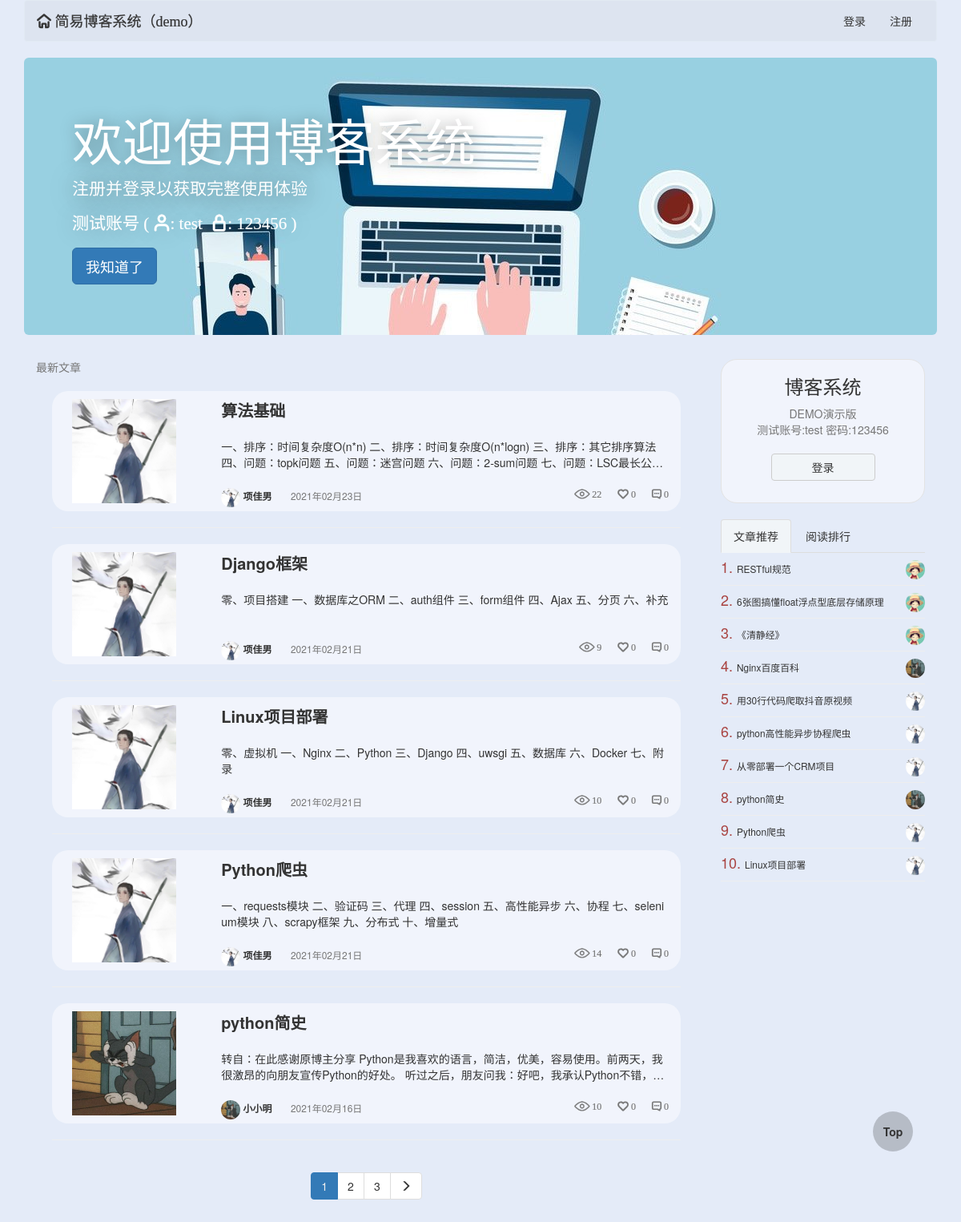
The app's page /, older data.
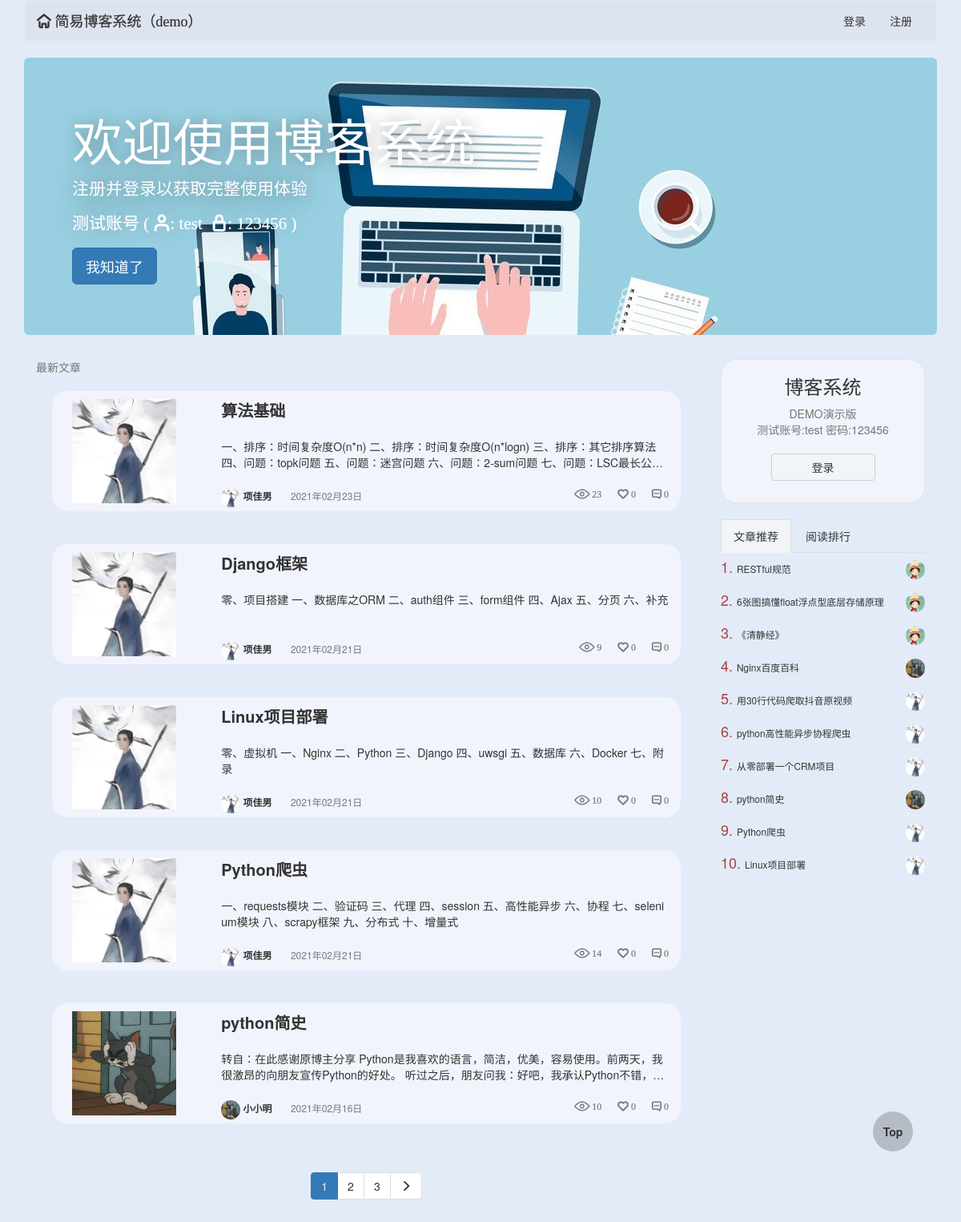
The same page, newer data.
### blog/models.py (models this page shows, shortened)
class Article(models.Model):
    title = models.CharField(max_length=64, verbose_name='文章标题')
    desc = models.CharField(max_length=256, verbose_name='文章描述信息')
    create_time = models.DateTimeField(auto_now_add=True, verbose_name='文章创建日期')
    content = models.TextField()
    view_count = models.IntegerField(default=0)
    like_count = models.IntegerField(default=0)
    dislike_count = models.IntegerField(default=0)
    comment_count = models.IntegerField(default=0)
    user = models.ForeignKey('UserInfo', on_delete=models.CASCADE)
    tag = models.ManyToManyField('Tag')

class UserInfo(AbstractUser):
    create_time = models.DateTimeField(auto_now_add=True, verbose_name='用户创建时间')
    avatar = models.FileField(upload_to='avatars/', default='avatars/default.png')
    blog_site = models.OneToOneField('BlogSite', null=True, on_delete=models.CASCADE)
    def __str__(self):
        return self.username

### blog/views.py (the view)
# urls.py: 2. Add a URL to urlpatterns:  path('', views.home, name='home')
def home(request):
    if not request.session.get('welcome'):
        request.session['welcome'] = 'first'
    else:
        request.session['welcome'] = 'again'
    article_list = Article.objects.all().order_by('-create_time')
    current_page, page_range, current_page_num = my_paginator(request, article_list, 5)
    form_login = UserFormLogin()
    form_reg = UserFormReg()
    return render(request, "home.html", locals())

### blog/templatetags/my_tags.py (called while the page is built)
@register.inclusion_tag('parts/side-right.html')
def get_side_right_style(request):
    article_list_hot = Article.objects.order_by('-like_count')[:10]
    article_list_view = Article.objects.order_by('-view_count')[:10]
    return {'article_list_hot': article_list_hot, 'article_list_view': article_list_view, 'request': request}

@register.inclusion_tag('parts/header.html')
def get_header_style(request):
    form_login = UserFormLogin()
    form_reg = UserFormReg()
    username = UserInfo.objects.filter(username=request.user.username).first()
    blog_site = BlogSite.objects.filter(userinfo=username).first()
    return {'form_login': form_login, 'form_reg': form_reg, 'request': request, 'blog_site': blog_site}

@register.inclusion_tag('parts/paginator.html')
def get_paginator_style(current_page, page_range, current_page_num):
    return {'current_page': current_page, 'page_range': page_range, 'current_page_num': current_page_num}

### templates/home.html (shortened to what this page needs)
{% extends "base0.html" %}
{% block body %}
    <div class="header">
        {% load my_tags %}
        {% get_header_style request %}
    </div>
    {% if request.session.welcome == 'first' %}
        <div class="jumbotron welcome" style="background: url('/static/blog/image/banner.jpg') center top;">
            <h1>欢迎使用博客系统</h1>
            <p>注册并登录以获取完整使用体验</p>
            <p class="iconfont text-muted">测试账号 (&nbsp;&#xe62f;:&nbsp;test&nbsp;&nbsp;&#xe627;:&nbsp;123456&nbsp;)</p>
            <p><span id="welcome-btn" class="btn btn-primary btn-lg">我知道了</span></p>
        </div>
    {% endif %}
    <div class="col-md-9">
        <span class="text-muted">最新文章</span>
        <div class="article-list">
            {% for article in current_page %}
                <div class="article-item clearfix bg-info">
                    <div class="col-md-3">
                        <div class="view-img">
                            <a href="/{{ article.user.username }}/articles/{{ article.id }}">
                                <img src="/media/{{ article.user.avatar }}" height="130">
                            </a>
                        </div>
                    </div>
                    <div class="col-md-9">
                        <div class="media-right view-title">
                            <p>
                                <a href="/{{ article.user.username }}/articles/{{ article.id }}">{{ article.title }}</a>
                            </p>
                            <span>
                            {{ article.desc }}
                        </span>
                        </div>
                        <div class="pull-left text-muted view-other">
                            <a href="/{{ article.user }}/">
                                <img src="/media/{{ article.user.avatar }}">
                                {{ article.user }}
                            </a>
                            <span class="">{{ article.create_time|date:'Y年m月d日' }}</span>
                            <span class="pull-right iconfont">&#xe630; {{ article.comment_count }}</span>
                            <span class="pull-right iconfont">&#xe626; {{ article.like_count }}</span>
                            <span class="pull-right iconfont">&#xe601; {{ article.view_count }}</span>
                        </div>
                    </div>
                </div>
                <hr>
            {% endfor %}
            {% load my_tags %}
            {% get_paginator_style current_page page_range current_page_num %}
        </div>
    </div>
    <div class="col-md-3">
        {% load my_tags %}
        {% get_side_right_style request %}
    </div>
{% endblock %}

Row changes from the older to the newer data that the page shows:
changed Article "算法基础": view_count "22" → "23"
